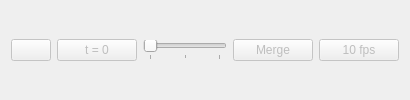
<?xml version="1.0" encoding="UTF-8"?>
<ui version="4.0">
 <class>Dimension</class>
 <widget class="QWidget" name="Dimension">
  <property name="enabled">
   <bool>false</bool>
  </property>
  <property name="sizePolicy">
   <sizepolicy hsizetype="MinimumExpanding" vsizetype="MinimumExpanding">
    <horstretch>1</horstretch>
    <verstretch>1</verstretch>
   </sizepolicy>
  </property>
   <layout class="QHBoxLayout" name="hbox">
    <item>
     <widget class="QPushButton" name="playButton">
      <property name="enabled">
       <bool>false</bool>
      </property>
      <property name="text">
       <string/>
      </property>
      <property name="checkable">
       <bool>true</bool>
      </property>
     </widget>
    </item>
    <item>
     <widget class="QPushButton" name="posButton">
      <property name="enabled">
       <bool>false</bool>
      </property>
      <property name="text">
       <string>t = 0</string>
      </property>
     </widget>
    </item>
    <item>
     <widget class="QSlider" name="slider">
      <property name="enabled">
       <bool>false</bool>
      </property>
      <property name="pageStep">
       <number>50</number>
      </property>
      <property name="value">
       <number>0</number>
      </property>
      <property name="tracking">
       <bool>false</bool>
      </property>
      <property name="orientation">
       <enum>Qt::Horizontal</enum>
      </property>
      <property name="tickPosition">
       <enum>QSlider::TicksBelow</enum>
      </property>
      <property name="tickInterval">
       <number>50</number>
      </property>
     </widget>
    </item>
    <item>
     <widget class="QPushButton" name="mergeButton">
      <property name="enabled">
       <bool>false</bool>
      </property>
      <property name="text">
       <string>Merge</string>
      </property>
      <property name="checkable">
       <bool>true</bool>
      </property>
      <property name="checked">
       <bool>false</bool>
      </property>
     </widget>
    </item>
    <item>
     <widget class="QPushButton" name="fpsButton">
      <property name="text">
       <string>10 fps</string>
      </property>
     </widget>
    </item>
   </layout>
  </widget>
 <resources/>
 <connections/>
</ui>
